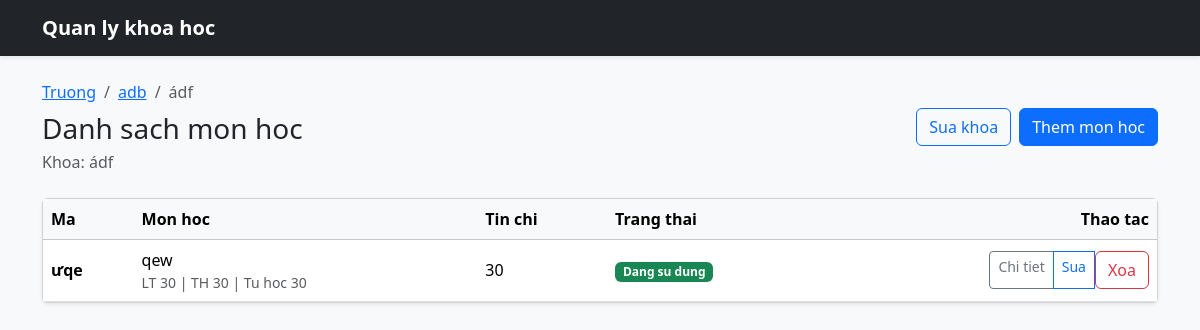
/courses/department/1, run on the app's committed database.
### tables this page shows
CREATE TABLE schools (
	id INTEGER PRIMARY KEY AUTOINCREMENT,
	code TEXT NOT NULL UNIQUE,
	name_vi TEXT NOT NULL,
	name_en TEXT,
	created_at TEXT NOT NULL DEFAULT (datetime('now'))
);

CREATE TABLE departments (
	id INTEGER PRIMARY KEY AUTOINCREMENT,
	school_id INTEGER NOT NULL,
	code TEXT NOT NULL,
	name_vi TEXT NOT NULL,
	name_en TEXT,
	created_at TEXT NOT NULL DEFAULT (datetime('now')),
	UNIQUE (school_id, code),
	FOREIGN KEY (school_id) REFERENCES schools(id)
		ON UPDATE CASCADE
		ON DELETE RESTRICT
);

CREATE TABLE courses (
	id INTEGER PRIMARY KEY AUTOINCREMENT,
	department_id INTEGER NOT NULL,
	code TEXT NOT NULL UNIQUE,
	title_vi TEXT NOT NULL,
	title_en TEXT,
	credits INTEGER NOT NULL DEFAULT 0 CHECK (credits >= 0),
	lecture_hours INTEGER NOT NULL DEFAULT 0 CHECK (lecture_hours >= 0),
	practice_hours INTEGER NOT NULL DEFAULT 0 CHECK (practice_hours >= 0),
	self_study_hours INTEGER NOT NULL DEFAULT 0 CHECK (self_study_hours >= 0),
	short_description TEXT,
	is_active INTEGER NOT NULL DEFAULT 1 CHECK (is_active IN (0, 1)),
	created_at TEXT NOT NULL DEFAULT (datetime('now')),
	FOREIGN KEY (department_id) REFERENCES departments(id)
		ON UPDATE CASCADE
		ON DELETE RESTRICT
);

### courses/route.py (the view)
@courses_bp.route("/department/<int:department_id>")
def index(department_id: int):
    department = get_department(department_id)
    if department is None:
        flash("Khong tim thay khoa.", "danger")
        return redirect(url_for("schools.index"))
    school = get_school(department["school_id"])
    courses = list_courses_by_department(department_id)
    return render_template("courses/index.html", school=school, department=department, courses=courses)

### courses/repository.py (called while the page is built)
def fetch_all(query: str, params: tuple[Any, ...] = ()):
    return get_db().execute(query, params).fetchall()

def list_courses_by_department(department_id: int):
    return fetch_all(
        """
        SELECT
            id,
            department_id,
            code,
            title_vi,
            title_en,
            credits,
            lecture_hours,
            practice_hours,
            self_study_hours,
            short_description,
            is_active
        FROM courses
        WHERE department_id = ?
        ORDER BY title_vi COLLATE NOCASE
        """,
        (department_id,),
    )

### courses/service.py (called while the page is built)
def list_courses_by_department(department_id: int | None):
    if not department_id:
        return []
    return repository.list_courses_by_department(department_id)

### database/init.py (called while the page is built)
def connect_db(db_path: str | Path = DEFAULT_DB_PATH) -> Connection:
    resolved_path = Path(db_path)
    if not resolved_path.is_absolute():
        resolved_path = (BASE_DIR / resolved_path).resolve()
    resolved_path.parent.mkdir(parents=True, exist_ok=True)
    conn = sqlite3.connect(str(resolved_path))
    conn.row_factory = sqlite3.Row
    conn.execute("PRAGMA foreign_keys = ON;")
    return conn

def get_db() -> Connection:
    if "db" not in g:
        database_path = current_app.config.get("DATABASE", str(DEFAULT_DB_PATH))
        g.db = connect_db(database_path)
    return g.db

### departments/repository.py (called while the page is built)
def fetch_one(query: str, params: tuple[Any, ...] = ()):
    return get_db().execute(query, params).fetchone()

def get_department(department_id: int):
    return fetch_one(
        """
        SELECT
            d.id,
            d.school_id,
            d.code,
            d.name_vi,
            d.name_en,
            COUNT(c.id) AS course_count
        FROM departments d
        LEFT JOIN courses c ON c.department_id = d.id
        WHERE d.id = ?
        GROUP BY d.id, d.school_id, d.code, d.name_vi, d.name_en
        """,
        (department_id,),
    )

### departments/service.py (called while the page is built)
def get_department(department_id: int | None):
    if not department_id:
        return None
    return repository.get_department(department_id)

### schools/repository.py (called while the page is built)
def fetch_one(query: str, params: tuple[Any, ...] = ()):
    return get_db().execute(query, params).fetchone()

### schools/service.py (called while the page is built)
def get_school(school_id: int | None):
    if not school_id:
        return None
    return repository.get_school(school_id)

### templates/courses/index.html (shortened to what this page needs)
{% extends 'base.html' %}
{% block content %}
<div class="d-flex justify-content-between align-items-center mb-4">
    <div>
        <nav aria-label="breadcrumb">
            <ol class="breadcrumb mb-2">
                <li class="breadcrumb-item"><a href="{{ url_for('schools.index') }}">Truong</a></li>
                <li class="breadcrumb-item"><a href="{{ url_for('departments.index', school_id=school.id) }}">{{ school.name_vi }}</a></li>
                <li class="breadcrumb-item active" aria-current="page">{{ department.name_vi }}</li>
            </ol>
        </nav>
        <h1 class="h3 mb-1">Danh sach mon hoc</h1>
        <p class="text-body-secondary mb-0">Khoa: {{ department.name_vi }}</p>
    </div>
    <div class="d-flex gap-2">
        <a href="{{ url_for('departments.edit_department_view', department_id=department.id) }}" class="btn btn-outline-primary">Sua khoa</a>
        <a href="{{ url_for('courses.create_course_view', department_id=department.id) }}" class="btn btn-primary">Them mon hoc</a>
    </div>
</div>
<div class="card shadow-sm">
    <div class="card-body p-0">
        {% if courses %}
            <div class="table-responsive">
                <table class="table table-hover align-middle mb-0">
                    <thead class="table-light">
                        <tr>
                            <th>Ma</th>
                            <th>Mon hoc</th>
                            <th>Tin chi</th>
                            <th>Trang thai</th>
                            <th class="text-end">Thao tac</th>
                        </tr>
                    </thead>
                    <tbody>
                        {% for course in courses %}
                            <tr>
                                <td class="fw-semibold">{{ course.code }}</td>
                                <td>
                                    <div>{{ course.title_vi }}</div>
                                    <div class="small text-body-secondary">LT {{ course.lecture_hours }} | TH {{ course.practice_hours }} | Tu hoc {{ course.self_study_hours }}</div>
                                </td>
                                <td>{{ course.credits }}</td>
                                <td>
                                    {% if course.is_active %}
                                        <span class="badge text-bg-success">Dang su dung</span>
                                    {% else %}
                                        <span class="badge text-bg-secondary">Tam an</span>
                                    {% endif %}
                                </td>
                                <td class="text-end">
                                    <div class="btn-group btn-group-sm">
                                        <a href="{{ url_for('courses.detail_course_view', course_id=course.id) }}" class="btn btn-outline-secondary">Chi tiet</a>
                                        <a href="{{ url_for('courses.edit_course_view', course_id=course.id) }}" class="btn btn-outline-primary">Sua</a>
                                        <form action="{{ url_for('courses.delete_course_view', course_id=course.id) }}" method="post" onsubmit="return confirm('Xoa mon hoc nay?');">
                                            <button type="submit" class="btn btn-outline-danger">Xoa</button>
                                        </form>
                                    </div>
                                </td>
                            </tr>
                        {% endfor %}
                    </tbody>
                </table>
            </div>
        {% else %}
            <div class="p-4 text-body-secondary">Khoa nay chua co mon hoc.</div>
        {% endif %}
    </div>
</div>
{% endblock %}

### data on the page
schools: name_vi "adb"
departments: name_vi "ádf"
courses: code "ưqe", title_vi "qew", lecture_hours "30", practice_hours "30", self_study_hours "30", credits "30", is_active "Dang su dung"
